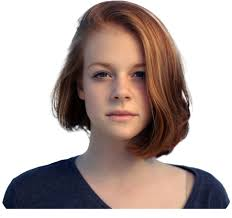
#> input picture data/images/person.jpg, 232 x 218 px, found by its file name
$ python image_detector.py
#> lines starting #> are read from the running program, lines starting #| are printed output that depends on the picture; after the words box and inside, x2 and y2 are one past the last pixel; in counts of white or black regions, pixels touching at a corner belong together
import cv2


def main():
    image = cv2.imread("data/images/person.jpg")
#> image is the input picture: shape (218, 232, 3); mean B, G, R 163.9, 167.8, 182.3

    if image is None:
        raise FileNotFoundError("Image not found.")

    face_detector = cv2.CascadeClassifier(
        "haarcascade/haarcascade_frontalface_default.xml"
    )

    if face_detector.empty():
        raise FileNotFoundError(
            "Could not load Haar Cascade XML."
        )

    gray = cv2.cvtColor(
        image,
        cv2.COLOR_BGR2GRAY
    )
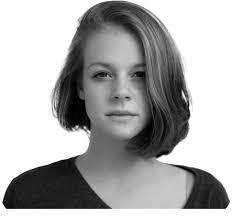
#> gray: shape (218, 232); min 0, max 255, mean 171.7

    faces = face_detector.detectMultiScale(
        gray,
        scaleFactor=1.1,
        minNeighbors=5,
        minSize=(30, 30)
    )
#> faces = [[74, 40, 91, 91]]

    print(f"Faces detected: {len(faces)}")
#| Faces detected: 1

    for (x, y, w, h) in faces:
        cv2.rectangle(
            image,
            (x, y),
            (x + w, y + h),
            (0, 255, 0),
            2
        )
#> this loop made 1 pass
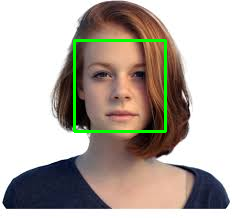
#> image: shape (218, 232, 3); 2.15% of pixels changed, all inside (x1, y1, x2, y2) = (73, 39, 167, 133)

    cv2.imshow("Face Detection", image)
    cv2.waitKey(0)
    cv2.destroyAllWindows()


if __name__ == "__main__":
    main()
